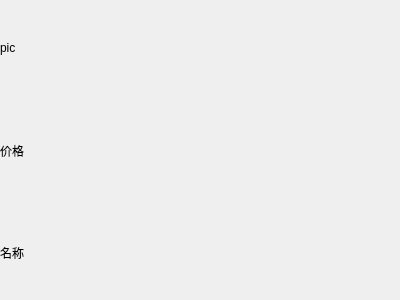
<?xml version="1.0" encoding="UTF-8"?>
<ui version="4.0">
 <class>med_sim</class>
 <widget class="QWidget" name="med_sim">
  <property name="geometry">
   <rect>
    <x>0</x>
    <y>0</y>
    <width>400</width>
    <height>300</height>
   </rect>
  </property>
  <property name="windowTitle">
   <string>Form</string>
  </property>
  <widget class="QWidget" name="verticalLayoutWidget">
   <property name="geometry">
    <rect>
     <x>0</x>
     <y>0</y>
     <width>401</width>
     <height>301</height>
    </rect>
   </property>
   <layout class="QVBoxLayout" name="verticalLayout">
    <item>
     <widget class="QLabel" name="med_pic">
      <property name="text">
       <string>pic</string>
      </property>
     </widget>
    </item>
    <item>
     <widget class="QLabel" name="med_price">
      <property name="text">
       <string>价格</string>
      </property>
     </widget>
    </item>
    <item>
     <widget class="QLabel" name="med_name">
      <property name="text">
       <string>名称</string>
      </property>
     </widget>
    </item>
   </layout>
  </widget>
 </widget>
 <resources/>
 <connections/>
</ui>
